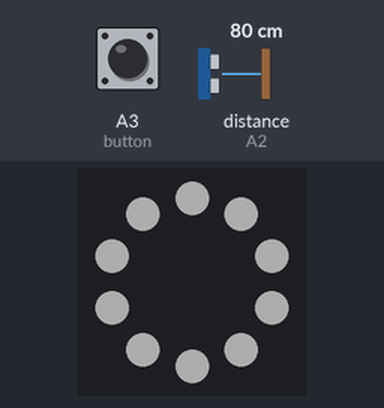
A program run on a simulated Circuit Playground running CircuitPython. On the bench: the board's ring of 10 RGB LEDs (number 0 left of the top, counting anticlockwise). The inputs (shaded band) are chosen by the test bench; at power-on: A3 (button) LOW, distance to the obstacle (sensor on A2) 80 cm. The echo pulse lasts 58.3 µs per cm; dim RGB values are drawn brighter than linear; what the program prints to the serial console is not drawn.

Above: at 1.2 s.
1.3 s: A3 (button) pulled HIGH for 0.15 s
At 2.3 s:
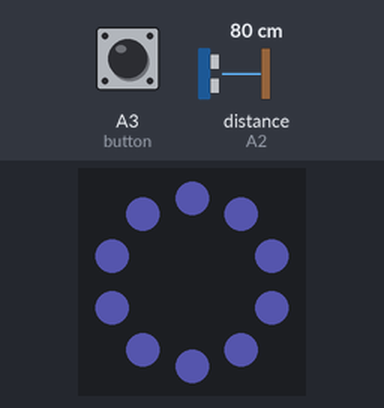
2.9 s: A3 (button) pulled HIGH for 1 s
At 4.8 s:
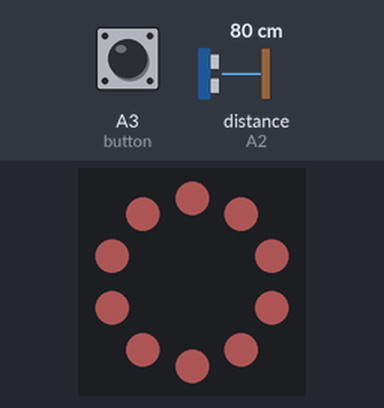
5.4 s: A3 (button) pulled HIGH for 0.15 s
At 6.3 s:
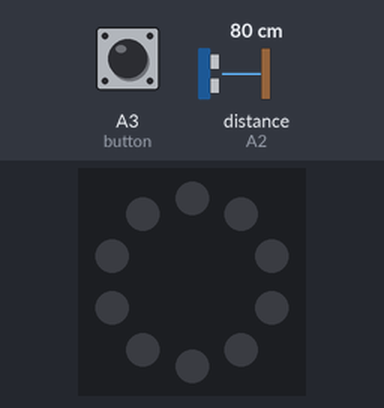
7.1 s: A3 (button) pulled HIGH for 3.2 s
At 10.7 s:
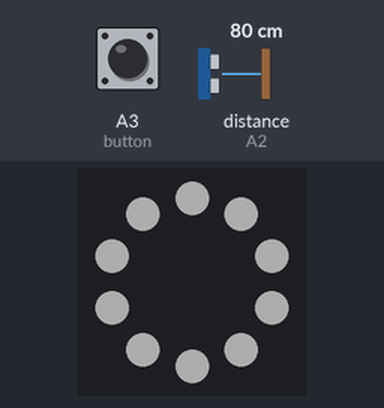
Timing chart, 0 to 12.2 s (numbered marks = the images above; inputs shaded):
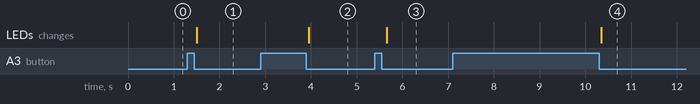

The program:

BenchTest_r1.py
```python
"""
Bench testing for PCHR 25/50 Lamp project
"""

# import modules
import board
import time
import neopixel
import adafruit_hcsr04
from digitalio import DigitalInOut, Direction, Pull

# declare objects and variables
button = DigitalInOut(board.A3)
button.direction = Direction.INPUT
button.pull = Pull.DOWN
buttonPrev = True

sonar = adafruit_hcsr04.HCSR04(trigger_pin=board.A1, echo_pin=board.A2)
pixels = neopixel.NeoPixel(board.NEOPIXEL, 10,
                           brightness=0.2, auto_write=False)

lightMode = 0

# declare the color values
WHITE = (255, 255, 255)
BLUE = (125, 125, 255)
RED = (255, 125, 125)

# loop forever
while True:

    # sonar.distance outputs in cm, let's convert that to inches
    distInches = sonar.distance * 0.3937
    print(distInches)
    print(button.value)

    # check for button press
    if button.value != buttonPrev:
        buttonPrev = button.value
        if button.value is False:
            lightMode += 1
            if lightMode > 3:
                lightMode = 0

    # assign modes
    # mode 0 will be the OFF position
    if lightMode == 0:
        pixels.fill(0)
        pixels.show()

    # mode 1 will be the standard lamp position
    if lightMode == 1:
        pixels.fill(WHITE)
        pixels.show()

    # mode 2 will be the 25/5 Pomodoro interval
    if lightMode == 2:
        pixels.fill(BLUE)
        pixels.show()

    # mode 3 will be the 50/10 Pomodoro interval
    if lightMode == 3:
        pixels.fill(RED)
        pixels.show()

    time.sleep(0.1)
```

Measured:
- after the input at 1.3 s, the LEDs: change after 0.20 s (image 1)
- after the input at 2.9 s, the LEDs: change after 1.0 s (image 2)
- after the input at 5.4 s, the LEDs: change after 0.25 s (image 3)
- after the input at 7.1 s, the LEDs: change after 3.2 s (image 4)
